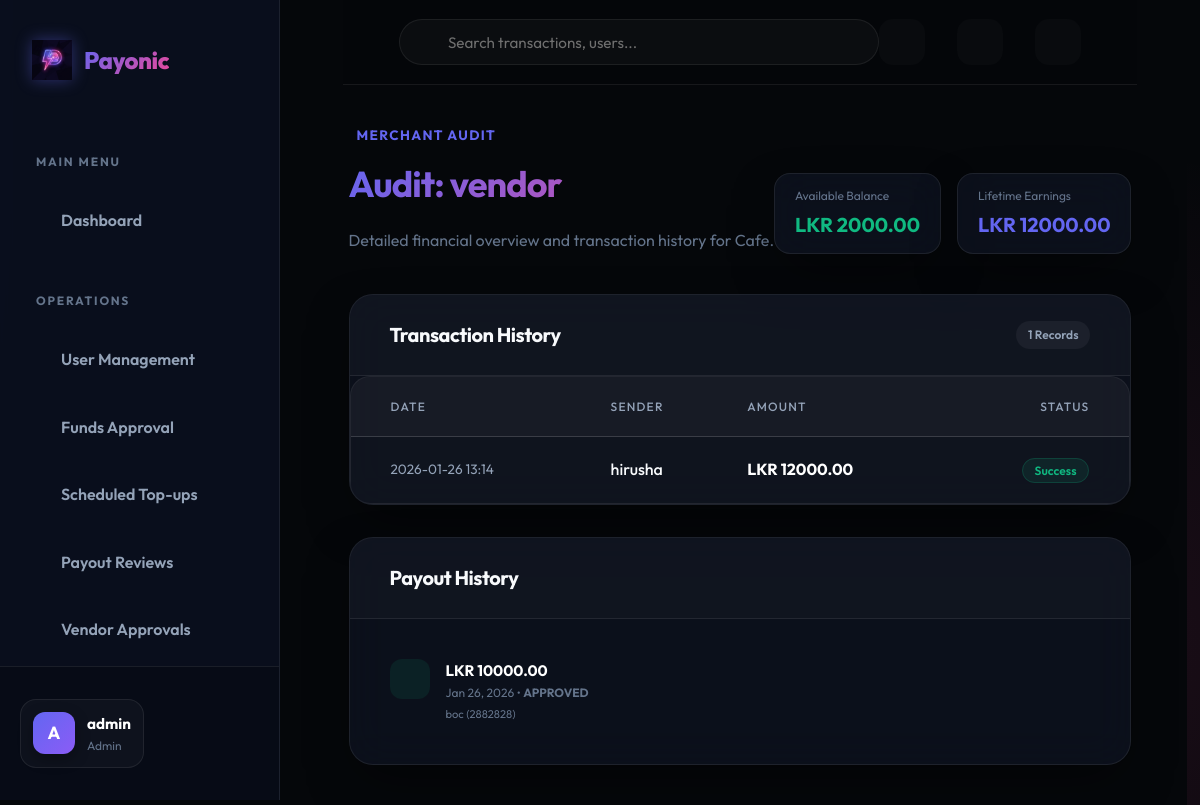
Screenshot of /admin/vendor/7/audit (signed in) with the database file from the repository.
### app/models.py (models this page shows, shortened)
class User(UserMixin, db.Model):
    id = db.Column(db.Integer, primary_key=True)
    username = db.Column(db.String(64), index=True, unique=True, nullable=False)
    email = db.Column(db.String(120), index=True, unique=True, nullable=False)
    password_hash = db.Column(db.String(128))
    role = db.Column(db.String(20), nullable=False)  # student, vendor, admin
    is_active_user = db.Column(db.Boolean, default=True)
    phone_number = db.Column(db.String(20))
    registration_number = db.Column(db.String(50)) # For students
    student_id = db.Column(db.String(20)) # Internal ID
    vendor_name = db.Column(db.String(100)) # For vendors
    business_name = db.Column(db.String(100)) # For vendors
    business_type = db.Column(db.String(50)) # For vendors
    is_approved_vendor = db.Column(db.Boolean, default=False)
    profile_pic = db.Column(db.String(255))
    merchant_id = db.Column(db.String(50), unique=True)
    bank_name = db.Column(db.String(100))
    account_number = db.Column(db.String(50))
    account_holder_name = db.Column(db.String(100))
    wallet = db.relationship('Wallet', backref='owner', uselist=False, lazy=True)
    sent_transactions = db.relationship('Transaction', foreign_keys='Transaction.sender_id', backref='sender', lazy='dynamic')
    received_transactions = db.relationship('Transaction', foreign_keys='Transaction.receiver_id', backref='receiver', lazy='dynamic')
    qr_codes = db.relationship('QRCode', backref='vendor', lazy='dynamic')
    payout_requests = db.relationship('PayoutRequest', foreign_keys='PayoutRequest.vendor_id', backref='vendor', lazy='dynamic')
    two_factor_enabled = db.Column(db.Boolean, default=False)
    otp_secret = db.Column(db.String(32))
    low_balance_threshold = db.Column(db.Float, default=100.0) # LKR
    refund_requests = db.relationship('RefundRequest', foreign_keys='RefundRequest.user_id', backref='requester', lazy='dynamic')
    budgets = db.relationship('Budget', backref='user', lazy='dynamic')
    created_bills = db.relationship('SplitBill', backref='creator', lazy='dynamic')
    split_participations = db.relationship('SplitBillParticipant', backref='user', lazy='dynamic')
    notifications = db.relationship('Notification', backref='user', lazy='dynamic')
    @property
    def is_active(self):
        return self.is_active_user
    @property
    def unread_notification_count(self):
        return self.notifications.filter_by(is_read=False).count()
    @property
    def lifetime_earnings(self):
        if self.role != 'vendor':
            return 0.0
        total = db.session.query(db.func.sum(Transaction.amount)).filter(
            Transaction.receiver_id == self.id,
            Transaction.status == 'completed'
        ).scalar()
        return total if total else 0.0

class Wallet(db.Model):
    id = db.Column(db.Integer, primary_key=True)
    user_id = db.Column(db.Integer, db.ForeignKey('user.id'), unique=True, nullable=False)
    balance = db.Column(db.Float, default=0.0)
    last_updated = db.Column(db.DateTime, default=datetime.utcnow, onupdate=datetime.utcnow)

class Transaction(db.Model):
    id = db.Column(db.Integer, primary_key=True)
    sender_id = db.Column(db.Integer, db.ForeignKey('user.id'), nullable=False)
    receiver_id = db.Column(db.Integer, db.ForeignKey('user.id'), nullable=False)
    amount = db.Column(db.Float, nullable=False)
    timestamp = db.Column(db.DateTime, index=True, default=datetime.utcnow)
    description = db.Column(db.String(255))
    category = db.Column(db.String(50), default='General') # Food, Education, etc.
    status = db.Column(db.String(20), default='completed') # completed, failed, pending

class PayoutRequest(db.Model):
    id = db.Column(db.Integer, primary_key=True)
    vendor_id = db.Column(db.Integer, db.ForeignKey('user.id'), nullable=False)
    amount = db.Column(db.Float, nullable=False)
    status = db.Column(db.String(20), default='pending') # pending, approved, rejected
    created_at = db.Column(db.DateTime, default=datetime.utcnow)
    reviewed_at = db.Column(db.DateTime)
    reviewed_by = db.Column(db.Integer, db.ForeignKey('user.id'), nullable=True)
    bank_name = db.Column(db.String(100))
    account_number = db.Column(db.String(50))
    account_holder_name = db.Column(db.String(100))
    reviewer = db.relationship('User', foreign_keys=[reviewed_by])

### app/admin/routes.py (the view)
@bp.route('/vendor/<int:id>/audit')
@login_required
def audit_vendor(id):
    if current_user.role != 'admin':
        return redirect(url_for('main.index'))
    vendor = User.query.get_or_404(id)
    if vendor.role != 'vendor':
        flash('User is not a vendor.')
        return redirect(url_for('admin.users'))
    transactions = Transaction.query.filter_by(receiver_id=vendor.id).order_by(Transaction.timestamp.desc()).all()
    payouts = PayoutRequest.query.filter_by(vendor_id=vendor.id).order_by(PayoutRequest.created_at.desc()).all()
    return render_template('admin/audit_vendor.html',
                           title=f'Audit: {vendor.username}',
                           vendor=vendor,
                           transactions=transactions,
                           payouts=payouts)

### app/models.py (called while the page is built)
@login.user_loader
def load_user(id):
    return User.query.get(int(id))

### app/templates/admin/audit_vendor.html (shortened to what this page needs)
{% extends "base.html" %}
{% block content %}
<div class="animate-fade-in">
    <div style="display: flex; justify-content: space-between; align-items: flex-end; margin-bottom: 2.5rem;">
        <div>
            <div
                style="display: flex; align-items: center; gap: 0.5rem; color: var(--primary); font-weight: 700; font-size: 0.85rem; text-transform: uppercase; letter-spacing: 0.1em; margin-bottom: 0.5rem;">
                 Merchant Audit
            </div>
            <h1 class="text-gradient" style="font-size: 2.25rem;">Audit: {{ vendor.username }}</h1>
            <p style="color: var(--text-dim);">Detailed financial overview and transaction history for {{
                vendor.vendor_name if vendor.vendor_name else "this merchant" }}.</p>
        </div>
        <div style="display: flex; gap: 1rem;">
            <div class="glass-panel" style="padding: 0.75rem 1.25rem; border-radius: 1rem;">
                <div style="font-size: 0.75rem; color: var(--text-dim); margin-bottom: 0.25rem;">Available Balance</div>
                <div style="font-weight: 700; color: var(--success); font-size: 1.25rem;">LKR {{
                    "{:.2f}".format(vendor.wallet.balance) }}</div>
            </div>
            <div class="glass-panel" style="padding: 0.75rem 1.25rem; border-radius: 1rem;">
                <div style="font-size: 0.75rem; color: var(--text-dim); margin-bottom: 0.25rem;">Lifetime Earnings</div>
                <div style="font-weight: 700; color: var(--primary); font-size: 1.25rem;">LKR {{
                    "{:.2f}".format(vendor.lifetime_earnings) }}</div>
            </div>
        </div>
    </div>
    <div class="portal-grid">
        <div class="col-span-8 glass-panel" style="padding: 0; overflow: hidden;">
            <div
                style="padding: 1.5rem 2.5rem; border-bottom: 1px solid var(--border); background: rgba(255,255,255,0.02); display: flex; justify-content: space-between; align-items: center;">
                <h3 style="margin: 0; font-size: 1.25rem;">Transaction History</h3>
                <span class="badge-pill" style="background: rgba(255,255,255,0.05); color: var(--text-muted);">{{
                    transactions|length }} Records</span>
            </div>
            <div class="table-container" style="max-height: 500px; overflow-y: auto;">
                <table style="width: 100%;">
                    <thead>
                        <tr>
                            <th style="padding-left: 2.5rem;">Date</th>
                            <th>Sender</th>
                            <th>Amount</th>
                            <th style="text-align: right; padding-right: 2.5rem;">Status</th>
                        </tr>
                    </thead>
                    <tbody>
                        {% for t in transactions %}
                        <tr>
                            <td style="padding-left: 2.5rem; color: var(--text-muted); font-size: 0.85rem;">{{
                                t.timestamp.strftime('%Y-%m-%d %H:%M') }}</td>
                            <td style="font-weight: 500;">{{ t.sender.username }}</td>
                            <td style="font-weight: 700; color: white;">LKR {{ "{:.2f}".format(t.amount) }}</td>
                            <td style="text-align: right; padding-right: 2.5rem;">
                                <span class="badge-pill"
                                    style="background: rgba(16, 185, 129, 0.1); color: var(--success); border: 1px solid rgba(16, 185, 129, 0.2);">
                                    Success
                                </span>
                            </td>
                        </tr>
                        {% else %}
                        <tr>
                            <td colspan="4" style="text-align: center; padding: 4rem; color: var(--text-dim);">No
                                transactions found.</td>
                        </tr>
                        {% endfor %}
                    </tbody>
                </table>
            </div>
        </div>
        <div class="col-span-4 glass-panel" style="padding: 0; overflow: hidden;">
            <div
                style="padding: 1.5rem 2.5rem; border-bottom: 1px solid var(--border); background: rgba(255,255,255,0.02);">
                <h3 style="margin: 0; font-size: 1.25rem;">Payout History</h3>
            </div>
            <div style="padding: 1.5rem 2.5rem;">
                <ul class="activity-feed">
                    {% for p in payouts %}
                    <li class="activity-item">
                        <div class="activity-icon"
                            style="background: {{ 'rgba(16, 185, 129, 0.1)' if p.status == 'approved' else ('rgba(239, 68, 68, 0.1)' if p.status == 'rejected' else 'rgba(245, 158, 11, 0.1)') }}; color: {{ 'var(--success)' if p.status == 'approved' else ('var(--danger)' if p.status == 'rejected' else 'var(--warning)') }};">
                        </div>
                        <div class="activity-content">
                            <div class="activity-title" style="font-weight: 700; color: white;">LKR {{
                                "{:.2f}".format(p.amount) }}</div>
                            <div class="activity-time" style="font-size: 0.75rem;">{{ p.created_at.strftime('%b %d, %Y')
                                }} • <b>{{ p.status|upper }}</b></div>
                            <div style="font-size: 0.7rem; color: var(--text-dim); margin-top: 0.25rem;">{{ p.bank_name
                                }} ({{ p.account_number }})</div>
                        </div>
                    </li>
                    {% else %}
                    <p style="text-align: center; padding: 2rem; color: var(--text-dim);">No payout history.</p>
                    {% endfor %}
                </ul>
            </div>
        </div>
    </div>
</div>
{% endblock %}

### app/templates/base.html (shortened to what this page needs)
<!doctype html>
<html lang="en">
<head>
  <link rel="stylesheet" href="{{ url_for('static', filename='css/style.css') }}">
  <link href="https://cdn.jsdelivr.net/npm/remixicon@3.5.0/fonts/remixicon.css" rel="stylesheet">
</head>
<body>
  {% set is_portal = current_user.is_authenticated %}
  <div class="{{ 'portal-layout' if is_portal else 'landing-layout' }}">
    {% if is_portal %}
    <aside class="sidebar">
      <div class="sidebar-brand">
        <a href="{{ url_for('main.index') }}" class="nav-brand">
          <img src="{{ url_for('static', filename='img/payonic_logo.png') }}" alt="Payonic Logo">
          <span class="text-gradient">Payonic</span>
        </a>
      </div>
      <nav class="sidebar-nav">
        <div class="nav-section">Main Menu</div>
        <a href="{{ url_for('main.dashboard' if current_user.role == 'student' else ('vendor.dashboard' if current_user.role == 'vendor' else 'admin.dashboard')) }}"
          class="sidebar-link {{ 'active' if request.endpoint in ['main.dashboard', 'vendor.dashboard', 'admin.dashboard'] }}">
           Dashboard
        </a>
        {% if current_user.role == 'admin' %}
        <div class="nav-section">Operations</div>
        <a href="{{ url_for('admin.users') }}" class="sidebar-link {{ 'active' if request.endpoint == 'admin.users' }}">
           User Management
        </a>
        <a href="{{ url_for('admin.requests') }}"
          class="sidebar-link {{ 'active' if request.endpoint == 'admin.requests' }}">
           Funds Approval
        </a>
        <a href="{{ url_for('admin.manage_scheduled_topups') }}"
          class="sidebar-link {{ 'active' if request.endpoint == 'admin.manage_scheduled_topups' }}">
           Scheduled Top-ups
        </a>
        <a href="{{ url_for('admin.payouts') }}"
          class="sidebar-link {{ 'active' if request.endpoint == 'admin.payouts' }}">
           Payout Reviews
        </a>
        <a href="{{ url_for('admin.pending_vendors') }}"
          class="sidebar-link {{ 'active' if request.endpoint == 'admin.pending_vendors' }}">
           Vendor Approvals
        </a>
        {% endif %}
      </nav>
      <div class="sidebar-footer">
        <div class="user-pill">
          <div class="user-avatar"
            style="overflow: hidden; display: flex; align-items: center; justify-content: center;">
            {% if current_user.profile_pic %}
            <img src="{{ url_for('static', filename=current_user.profile_pic) }}" alt="P"
              style="width: 100%; height: 100%; object-fit: cover;">
            {% else %}
            {{ current_user.username[0]|upper }}
            {% endif %}
          </div>
          <div class="user-info">
            <div class="user-name">{{ current_user.username }}</div>
            <div class="user-role">{{ current_user.role }}</div>
          </div>
        </div>
        <a href="{{ url_for('auth.logout') }}" class="logout-btn" title="Logout">
        </a>
      </div>
    </aside>
    {% endif %}
    <main class="{{ 'main-wrapper' if is_portal else 'landing-main' }}">
      {% if is_portal %}
      <header class="portal-header">
        <div class="header-search">
          <input type="text" placeholder="Search transactions, users...">
        </div>
        <div class="header-actions">
          <a href="{{ url_for('main.notifications') }}" class="action-icon">
          </a>
          <button id="theme-toggle" class="action-icon"
            style="border: none; cursor: pointer; color: var(--text-dim); outline: none;">
          </button>
          <a href="{{ url_for('main.settings') }}" class="action-icon">
          </a>
        </div>
      </header>
      {% endif %}
      <div class="{{ 'portal-content' if is_portal else 'container landing-content' }}">
        {% block content %}{% endblock %}
      </div>
    </main>
  </div>
</body>
</html>

### rows the page displays
User: username "A", username "admin", role "Admin"
User: username "vendor", vendor_name "Cafe", lifetime_earnings "12000.00"
Wallet: wallet.balance "2000.00"
Transaction: timestamp "2026-01-26 13:14", sender.username "hirusha", amount "12000.00"
PayoutRequest: amount "10000.00", created_at "Jan 26, 2026", status "APPROVED", bank_name "boc", account_number "2882828"

### other values shown
{{ transactions|length }} "1"
